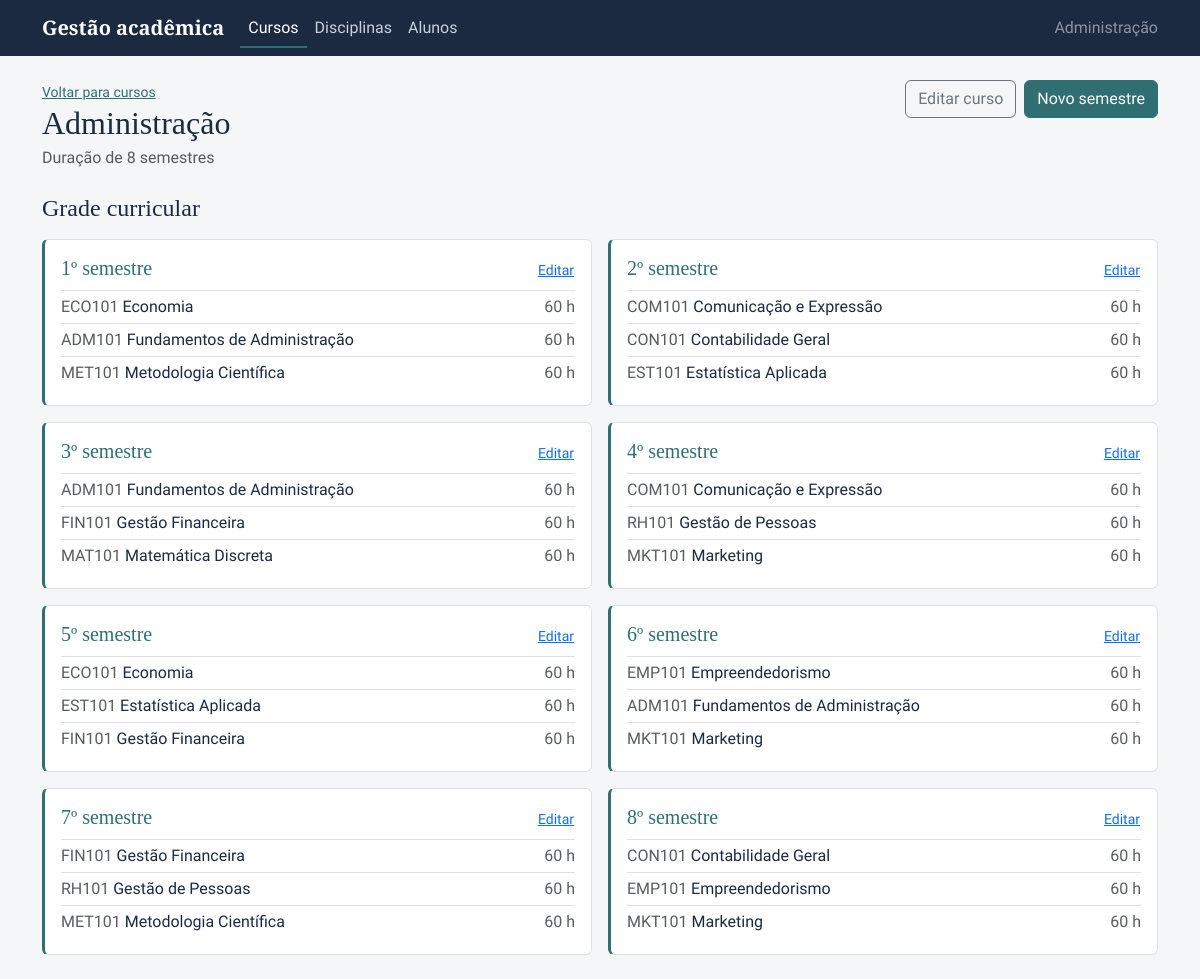
Page /cursos/3/ on the committed database.
### curso/models.py (models this page shows, shortened)
class Course(models.Model):
    name = models.CharField("Nome", max_length=100, unique=True)
    duration_semesters = models.PositiveIntegerField("Duração (semestres)")
    class Meta:
        verbose_name = "Curso"
        verbose_name_plural = "Cursos"
        ordering = ["name"]

class Semester(models.Model):
    course = models.ForeignKey(
        Course,
        on_delete=models.CASCADE,
        related_name="semesters",
        verbose_name="Curso",
    )
    number = models.PositiveIntegerField("Número do semestre")
    disciplines = models.ManyToManyField(
        Discipline,
        related_name="semesters",
        blank=True,
        verbose_name="Disciplinas",
    )
    class Meta:
        verbose_name = "Semestre"
        verbose_name_plural = "Semestres"
        ordering = ["course", "number"]

class Discipline(models.Model):
    name = models.CharField("Nome", max_length=100)
    code = models.CharField("Código", max_length=20, blank=True)
    class_load = models.PositiveIntegerField("Carga horária (horas)")
    class Meta:
        verbose_name = "Disciplina"
        verbose_name_plural = "Disciplinas"
        ordering = ["name"]

### curso/views.py (the view)
# urls.py: path("<int:pk>/", CourseDetailView.as_view(), name="course_detail"),
class CourseDetailView(DetailView):
    model = Course
    template_name = "curso/course_detail.html"
    context_object_name = "course"
    def get_queryset(self):
        return super().get_queryset().prefetch_related("semesters__disciplines")

### templates/curso/course_detail.html (shortened to what this page needs)
{% extends "base.html" %}
{% block content %}
<div class="d-flex flex-wrap justify-content-between align-items-start gap-2 mb-4">
  <div>
    <a href="{% url 'curso:course_list' %}" class="small">Voltar para cursos</a>
    <h1 class="h2 mb-1">{{ course.name }}</h1>
    <p class="text-muted mb-0">Duração de {{ course.duration_semesters }} semestres</p>
  </div>
  <div class="d-flex gap-2">
    <a href="{% url 'curso:course_update' course.pk %}" class="btn btn-outline-secondary">Editar curso</a>
    <a href="{% url 'curso:semester_create' %}" class="btn btn-primary">Novo semestre</a>
  </div>
</div>
<h2 class="h4 mb-3">Grade curricular</h2>
<div class="row row-cols-1 row-cols-md-2 g-3">
  {% for semester in course.semesters.all %}
    {% include "curso/partials/semester_card.html" with semester=semester %}
  {% empty %}
  <div class="col-12">
    <div class="panel p-4 text-center text-muted">Este curso ainda não tem semestres. <a href="{% url 'curso:semester_create' %}">Cadastre o primeiro semestre</a>.</div>
  </div>
  {% endfor %}
</div>
{% endblock %}

### templates/curso/partials/semester_card.html
<div class="col" id="semester-card-{{ semester.pk }}">
  <section class="panel semester p-3 h-100">
    <div class="d-flex justify-content-between align-items-baseline mb-2">
      <h3 class="h5 mb-0"><a href="{% url 'curso:semester_detail' semester.pk %}" class="text-decoration-none">{{ semester.number }}º semestre</a></h3>
      <button
        type="button"
        class="btn btn-link btn-sm p-0"
        hx-get="{% url 'curso:semester_update' semester.pk %}"
        hx-target="#semester-modal-content"
        hx-swap="innerHTML"
        data-bs-toggle="modal"
        data-bs-target="#semester-edit-modal"
      >Editar</button>
    </div>
    <ul class="list-unstyled mb-0">
      {% for discipline in semester.disciplines.all %}
      <li class="d-flex justify-content-between gap-3 py-1 border-top">
        <span>{% if discipline.code %}<span class="text-muted">{{ discipline.code }}</span> {% endif %}{{ discipline.name }}</span>
        <span class="text-muted text-nowrap">{{ discipline.class_load }} h</span>
      </li>
      {% empty %}
      <li class="text-muted">Nenhuma disciplina neste semestre.</li>
      {% endfor %}
    </ul>
  </section>
</div>

### templates/base.html (style rules this page uses)
:root { --ink: #1b2a41; --paper: #f5f6f8; --surface: #ffffff; --line: #dde1e7; --accent: #2f6f73; --accent-dark: #265c60; --muted: #5b6575; }
body { background: var(--paper); color: var(--ink); font-family: "Source Sans 3", system-ui, sans-serif; }
h1, h2, h3, .navbar-brand { font-family: "Source Serif 4", Georgia, serif; font-weight: 600; }
.btn-primary { --bs-btn-bg: var(--accent); --bs-btn-border-color: var(--accent); --bs-btn-hover-bg: var(--accent-dark); --bs-btn-hover-border-color: var(--accent-dark); --bs-btn-active-bg: var(--accent-dark); --bs-btn-active-border-color: var(--accent-dark); }
a { color: var(--accent); }
.panel { background: var(--surface); border: 1px solid var(--line); border-radius: 6px; }
.semester { border-left: 3px solid var(--accent); }

### rows in the picture
Course: name "Administração", duration_semesters "8"
Semester: number "1"
Discipline: code "ECO101", name "Economia", class_load "60"
Discipline: code "ADM101", name "Fundamentos de Administração", class_load "60"
Discipline: code "MET101", name "Metodologia Científica", class_load "60"
Semester: number "2"
Discipline: code "COM101", name "Comunicação e Expressão", class_load "60"
Discipline: code "CON101", name "Contabilidade Geral", class_load "60"
Discipline: code "EST101", name "Estatística Aplicada", class_load "60"
Semester: number "3"
Discipline: code "FIN101", name "Gestão Financeira", class_load "60"
Discipline: code "MAT101", name "Matemática Discreta", class_load "60"
Semester: number "4"
Discipline: code "RH101", name "Gestão de Pessoas", class_load "60"
Discipline: code "MKT101", name "Marketing", class_load "60"
Semester: number "5"
Semester: number "6"
Discipline: code "EMP101", name "Empreendedorismo", class_load "60"
Semester: number "7"
Semester: number "8"
